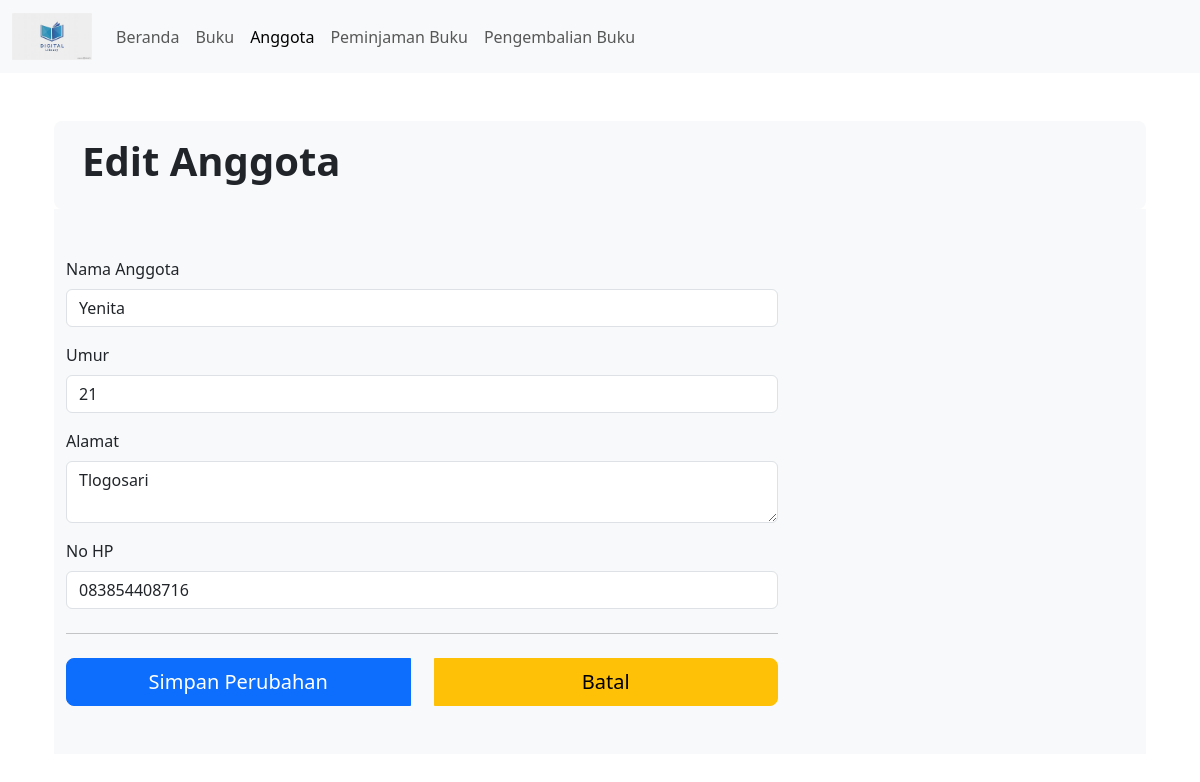
/editanggota.php?id=9, run on the app's committed database.
### tables this page shows
CREATE TABLE `anggota` (
  `id` int(11) NOT NULL,
  `nama` varchar(100) NOT NULL,
  `alamat` text NOT NULL,
  `no_hp` varchar(15) NOT NULL,
  `umur` int(3) DEFAULT NULL
);

### editanggota.php (the view, shortened to what this page needs)
<?php
include 'koneksi.php';
$id = $_GET['id'];
$query = "SELECT * FROM anggota WHERE id = $id";
$result = $conn->query($query);
if ($result->num_rows > 0) {
    $row = $result->fetch_assoc();
    $nama = $row['nama'];
    $umur = $row['umur'];
    $alamat = $row['alamat'];
    $no_hp = $row['no_hp'];
} else {
    echo "Data anggota tidak ditemukan.";
}
?>
<!DOCTYPE html>
<html lang="en">
<head>
    <link href="https://cdn.jsdelivr.net/npm/bootstrap@5.3.3/dist/css/bootstrap.min.css" rel="stylesheet">
</head>
<body>
    <nav class="navbar navbar-expand-lg bg-body-tertiary">
        <div class="container-fluid">
            <img class="navbar-brand" src="plugins/img/th.jpeg" style="width: 80px;"></img>
            <div class="collapse navbar-collapse" id="navbarSupportedContent">
                <ul class="navbar-nav me-auto mb-2 mb-lg-0">
                    <li class="nav-item">
                        <a class="nav-link" aria-current="page" href="index.php">Beranda</a>
                    </li>
                    <li class="nav-item">
                        <a class="nav-link" href="buku.php">Buku</a>
                    </li>
                    <li class="nav-item">
                        <a class="nav-link active" href="anggota.php">Anggota</a>
                    </li>
                    <li class="nav-item">
                        <a class="nav-link" href="peminjaman.php">Peminjaman Buku</a>
                    </li>
                    <li class="nav-item">
                        <a class="nav-link" href="pengembalian.php">Pengembalian Buku</a>
                </ul>
            </div>
        </div>
    </nav>
    <div class="container">
        <main>
            <div class="container py-5">
                <div class="p-3 bg-body-tertiary rounded-3">
                    <div class="container-fluid">
                        <h1 class="display-6 fw-bold">Edit Anggota</h1>
                    </div>
                </div>
                <div class="album py-5 bg-body-tertiary">
                    <div class="container">
                        <div class="col-md-7 col-lg-8">
                            <form class="needs-validation" novalidate action="proses_edit_anggota.php" method="post">
                                <div class="row g-3">
                                    <div class="col-12">
                                        <label for="nama" class="form-label">Nama Anggota</label>
                                        <input type="text" class="form-control" id="nama" name="nama" value="<?php echo $nama; ?>" required>
                                    </div>
                                    <div class="col-12">
                                        <label for="umur" class="form-label">Umur</label>
                                        <input type="number" class="form-control" id="umur" name="umur" value="<?php echo $umur; ?>" required>
                                    </div>
                                    <div class="col-12">
                                        <label for="alamat" class="form-label">Alamat</label>
                                        <textarea class="form-control" id="alamat" name="alamat" required><?php echo $alamat; ?></textarea>
                                    </div>
                                    <div class="col-12">
                                        <label for="no_hp" class="form-label">No HP</label>
                                        <input type="text" class="form-control" id="no_hp" name="no_hp" value="<?php echo $no_hp; ?>" required>
                                    </div>
                                </div>
                                <hr class="my-4">
                                <div class="btn-group d-flex justify-content-between align-items-center gap-4">
                                    <button class="w-100 btn btn-primary btn-lg" type="submit">Simpan Perubahan</button>
                                    <a href="anggota.php" class="w-100 btn btn-warning btn-lg">Batal</a>
                                </div>
                            </form>
                        </div>
                    </div>
                </div>
            </div>
        </main>
    </div>
</body>
</html>

### data on the page
anggota: nama "Yenita", umur "21", alamat "Tlogosari", no_hp "083854408716"
